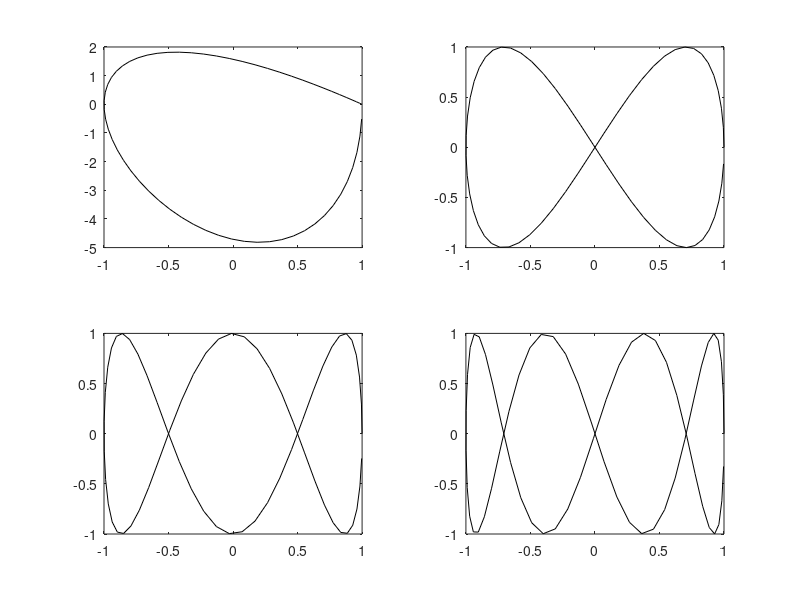

Reproduce this figure in MATLAB.
t = 0:.1:2*pi;
subplot(2,2,1)
plot(cos(t),t.*sin(t),'k-')
subplot(2,2,2)
plot(cos(t),sin(2*t),'k-')
subplot(2,2,3)
plot(cos(t),sin(3*t),'k-')
subplot(2,2,4)
plot(cos(t),sin(4*t),'k-')